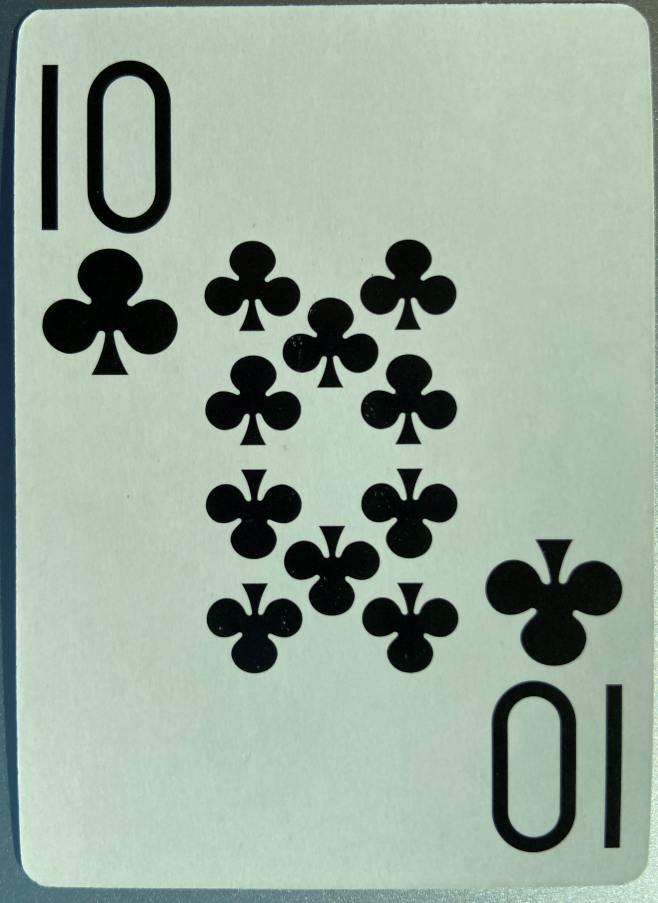
#> input picture Ground_Truth_Original/10_clubs - Copy.jpg, 2631 x 3611 px (shown at 1/4 size); its folder holds 4 pictures in this run
$ python crop.py
#> lines starting #> are read from the running program, lines starting #| are printed output that depends on the picture
import cv2
import os

def crop_images(original_path, cropped_path, goal_dim=(3500, 2500)):
#> called with original_path = './Ground_Truth_Original', cropped_path = './Ground_Truth_Cropped', goal_dim = (3500, 2500)
    os.mkdir(cropped_path)
    for image_name in os.listdir(original_path):
        original_image_path = os.path.join(original_path, image_name)
        cropped_image_path = os.path.join(cropped_path, image_name)
        image = cv2.imread(original_image_path)
#> image is the input picture: shape (3611, 2631, 3); mean B, G, R 155.7, 170.1, 153
        mid = (image.shape[0]//2, image.shape[1]//2)
#> mid = (1805, 1315)
        cropped_image = image[mid[0]-goal_dim[0]//2:mid[0]+goal_dim[0]//2, mid[1]-goal_dim[1]//2:mid[1]+goal_dim[1]//2]
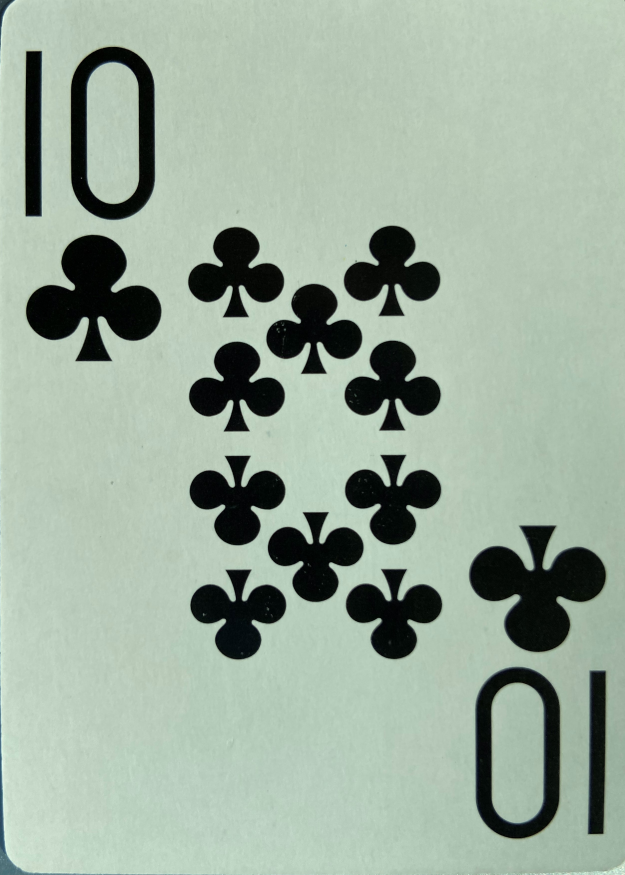
#> cropped_image: shape (3500, 2500, 3) (shown at 1/4 size); mean B, G, R 157.6, 172.8, 156.1
        cv2.imwrite(cropped_image_path, cropped_image)
        print('original size', image.shape)
#| original size (3611, 2631, 3)
        print(cropped_image_path, 'with dimension', cropped_image.shape, 'saved!')
#| ./Ground_Truth_Cropped/10_clubs - Copy.jpg with dimension (3500, 2500, 3) saved!
#> pass 2 of the loop in crop_images, `for image_name in os.listdir(original_path):`:
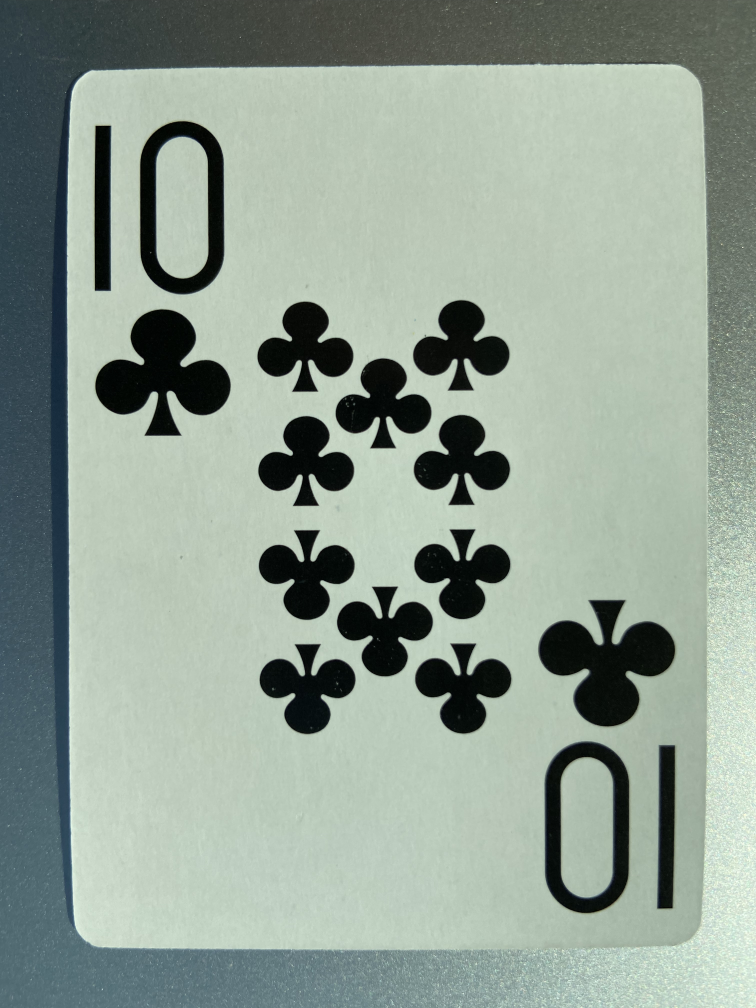
#> input picture Ground_Truth_Original/10_clubs.jpg, 3024 x 4032 px (shown at 1/4 size)
#> in crop_images, image is the input picture: shape (4032, 3024, 3); mean B, G, R 147.5, 158.6, 144.6
#> in crop_images, `cropped_image = image[mid[0]-goal_dim[0]//2:mid[0]+goal_dim[0]//2, mid..`:
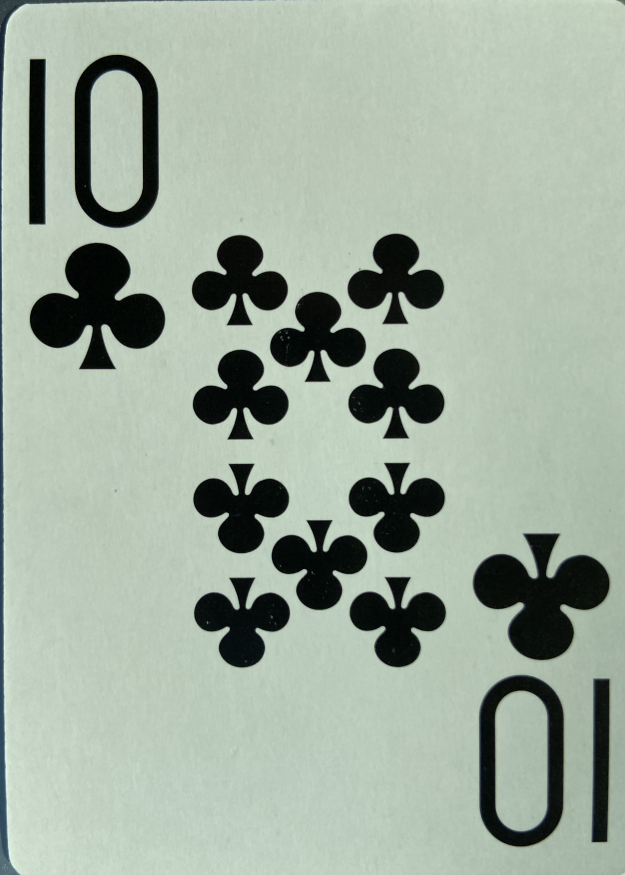
#> cropped_image: shape (3500, 2500, 3) (shown at 1/4 size); mean B, G, R 158.1, 172.1, 158.7
#| original size (4032, 3024, 3)
#| ./Ground_Truth_Cropped/10_clubs.jpg with dimension (3500, 2500, 3) saved!
#> pass 3 of the loop in crop_images, `for image_name in os.listdir(original_path):`:
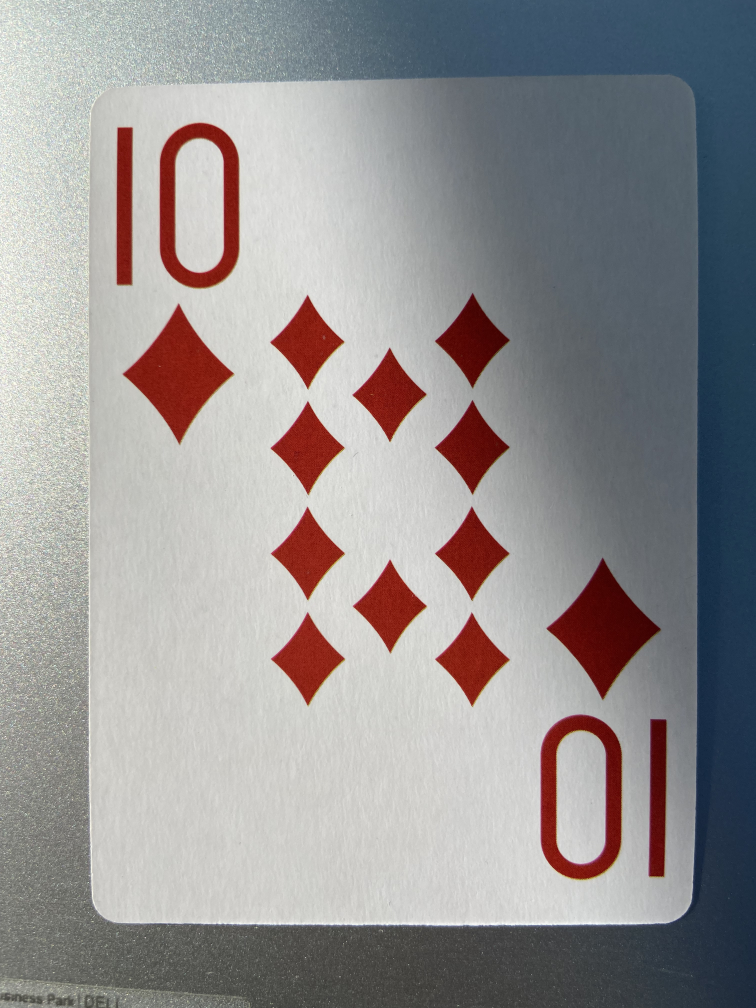
#> input picture Ground_Truth_Original/10_diamonds.jpg, 3024 x 4032 px (shown at 1/4 size)
#> in crop_images, image is the input picture: shape (4032, 3024, 3); mean B, G, R 146.2, 145.8, 148.9
#> in crop_images, `cropped_image = image[mid[0]-goal_dim[0]//2:mid[0]+goal_dim[0]//2, mid..`:
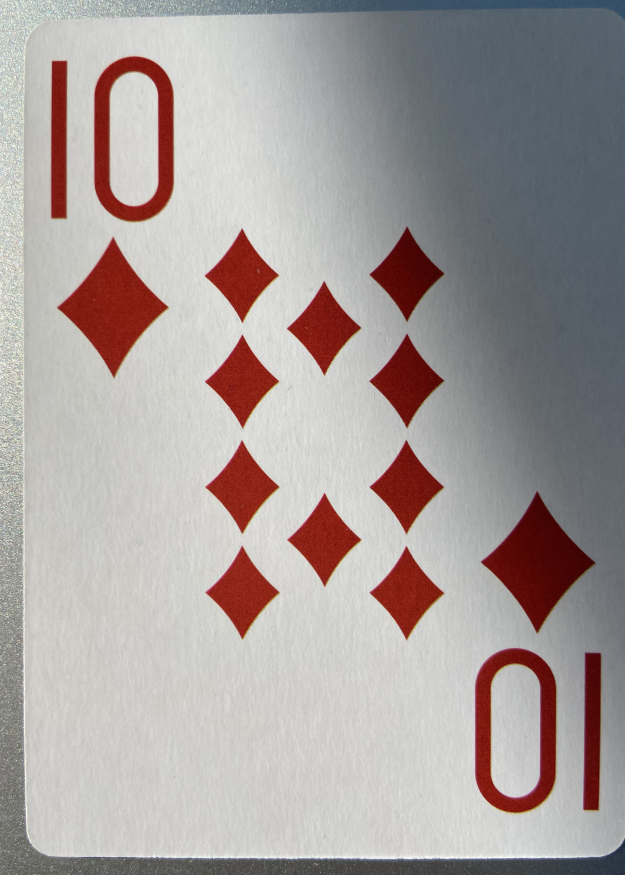
#> cropped_image: shape (3500, 2500, 3) (shown at 1/4 size); mean B, G, R 156.3, 158.1, 166.7
#| original size (4032, 3024, 3)
#| ./Ground_Truth_Cropped/10_diamonds.jpg with dimension (3500, 2500, 3) saved!
#> the loop made 4 passes; the first 3 are shown

def crop_image(image_path, goal_dim=(3500, 2500)):
    image = cv2.imread(image_path)
    image = cv2.resize(image, (3024,4032))
    mid = (image.shape[0]//2, image.shape[1]//2)
    print(image.shape)

    print(image.shape)
    cropped_image = image[mid[0]-goal_dim[0]//2:mid[0]+goal_dim[0]//2, mid[1]-goal_dim[1]//2:mid[1]+goal_dim[1]//2]
    return cropped_image

if __name__ == '__main__':
    original_path = './Ground_Truth_Original'
    cropped_path = './Ground_Truth_Cropped'
    goal_dim = (3500, 2500) # h x w, 3.5 x 2.5 ratio
    crop_images(original_path, cropped_path, goal_dim)
